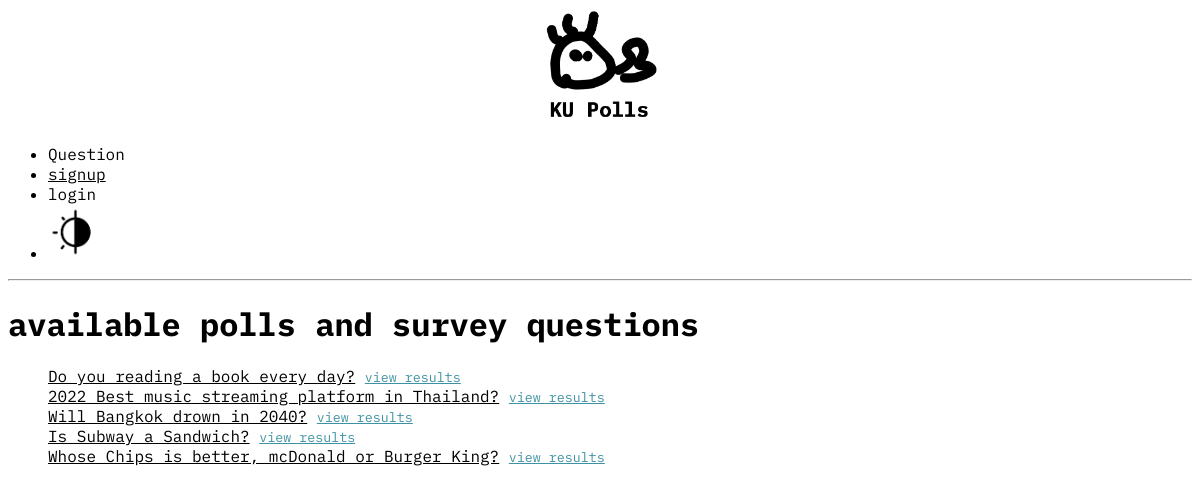
The page / on the database its author committed.
### polls/models.py (models this page shows, shortened)
class Question(models.Model):
    question_text = models.CharField(max_length=200)
    pub_date = models.DateTimeField('date published')
    end_date = models.DateTimeField('date end', null=True)
    def is_published(self):
        return (timezone.now() >= self.pub_date)
    def can_vote(self):
        time = timezone.now()
        if self.is_published():
            if self.end_date is None:
                return True
            else:
                return (time <= self.end_date)
        else:
            return False

### polls/views.py (the view)
# urls.py: path('', views.IndexView.as_view(), name='index'),
class IndexView(generic.ListView):
    template_name = 'polls/index.html'
    context_object_name = 'latest_question_list'
    def get_queryset(self):
        return Question.objects.filter(
            pub_date__lte=timezone.now()
        ).order_by('-pub_date')[:5]

### polls/templates/polls/index.html (shortened to what this page needs)
{% load static %}
<head>
<link rel="stylesheet" href="{% static 'polls/style.css' %}">
</head>
<body>
<nav>
    <a href=""><img src= "static/polls/images/logo-ku-polls-latest.png" alt="logo" class="center"></a>
    <ul class="nav-menu">
        <li><a href="" style="text-decoration: none;">Question</a></li>
        <li><a href="signup/">signup</a></li>
        <li><a href="accounts/login" style="text-decoration: none;">login</a></li>
        <li><img src="static/polls/images/dark-light.png" alt="mode" width="60"></li>
    </ul>
</nav>
<hr>
<div class= "topic">
    <h1>available polls and survey questions</h1>
</div>
{% if latest_question_list %}
    <ul style="list-style-type: none;">
    {% for question in latest_question_list %}
    {% if question.can_vote %}
    <li><a href="{% url 'polls:detail' question.id %}">{{ question.question_text }}</a>
        <a href="{% url 'polls:results' question.id %}" style="color: #3E92A3" ><small>view results</small></a>
    </li>
    {% endif %}
    {% endfor %}
    </ul>
{% else %}
    <p>No polls are available.</p>
{% endif %}
</body>

### polls/static/polls/style.css (style rules this page uses)
li a { color: black; }
body { font-family: 'IBM Plex Mono'; font-size: medium; background: rgb(255, 255, 255) ; }
.center { display: block; margin-left: auto; margin-right: auto; width: 120; }

### rows shown on the page
Question: question_text "Do you reading a book every day?"
Question: question_text "2022 Best music streaming platform in Thailand?"
Question: question_text "Will Bangkok drown in 2040?"
Question: question_text "Is Subway a Sandwich?"
Question: question_text "Whose Chips is better, mcDonald or Burger King?"
